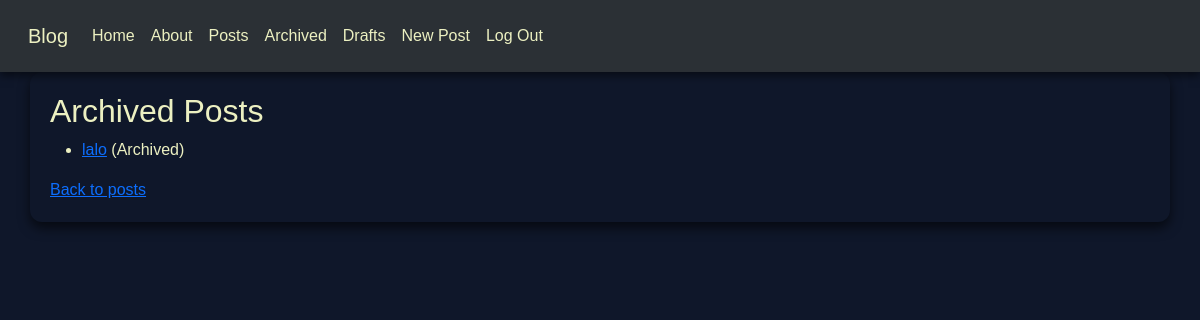
/posts/archived/ (signed in), run on an earlier commit of the app's database.
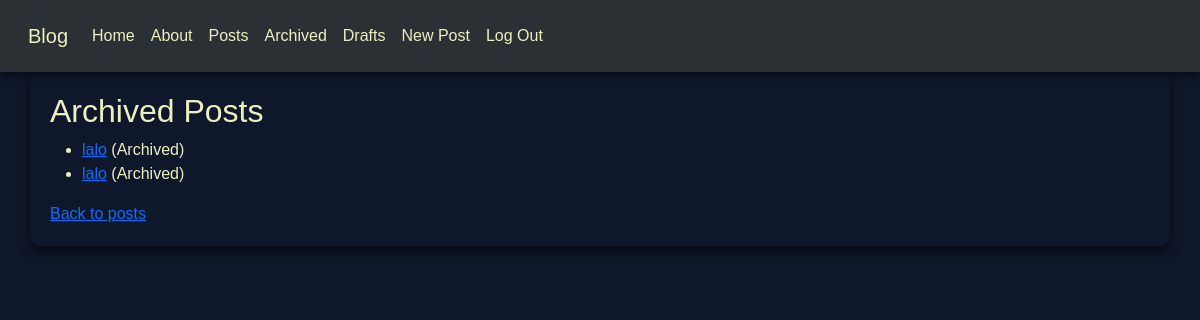
And on a later commit of the database.
### posts/models.py (models this page shows, shortened)
class Status(models.Model):
    name = models.CharField(max_length=128)
    description = models.CharField(max_length=256)

class Post(models.Model):
    title = models.CharField(max_length=128)
    subtitle = models.CharField(max_length=256)
    body = models.TextField()
    author = models.ForeignKey(
        get_user_model(),
        on_delete=models.CASCADE
    )
    status = models.ForeignKey(
        Status,
        on_delete=models.CASCADE
    )
    created_on = models.DateTimeField(auto_now_add=True)

### posts/views.py (the view)
# urls.py: path("archived/", views.ArchivedPostListView.as_view(), name="archived"),
class ArchivedPostListView(LoginRequiredMixin, ListView):
    template_name = "posts/archived_list.html"
    model = Post
    def get_context_data(self, **kwargs):
        context = super().get_context_data(**kwargs)
        archived = Status.objects.get(name="archived")
        context["title"] = "Archived"
        context["post_list"] = (
            Post.objects
            .filter(status=archived)
            .filter(author=self.request.user)
            .order_by("-created_on")
        )
        return context

### templates/posts/archived_list.html
{% extends "base.html" %}
{% block content %}
<h2>{{ title }}  Posts</h2>
<ul>
  {% for post in post_list %}
  <li>
    <a href="{% url 'detail' post.id %}">{{ post.title }}</a>
    (Archived)
  </li>
  {% empty %}
  <li>No archived posts available.</li>
  {% endfor %}
</ul>
<a href="{% url 'list' %}">Back to posts</a>
{% endblock %}

### templates/base.html (shortened to what this page needs)
{% load static %}
<!DOCTYPE html>
<html lang="en">
<head>
    <link
        href="https://cdn.jsdelivr.net/npm/bootstrap@5.3.3/dist/css/bootstrap.min.css"
        rel="stylesheet"
>
    <link href="{% static 'css/base.css' %}" rel="stylesheet">
</head>
<body>
    <nav class="navbar navbar-expand-lg bg-body-tertiary" data-bs-theme="dark">
        <div class="container-fluid">
            <a class="navbar-brand" href="{% url 'home' %}">Blog</a>
            <div class="collapse navbar-collapse" id="navbarNavAltMarkup">
            <div class="navbar-nav">
                <a class="nav-link" href="{% url 'home' %}">Home</a>
                <a class="nav-link" href="{% url 'about' %}">About</a>
                <a class="nav-link" href="{% url 'list' %}">Posts</a>
                <a class="nav-link" href="{% url 'archived' %}">Archived</a>
                <a class="nav-link" href="{% url 'drafts' %}">Drafts</a>
                {% if user.is_authenticated %}
                <a class="nav-link" href="{% url 'new' %}">New Post</a>
                <form method="POST" action="{% url 'logout' %}">
                    <input type="submit" class="nav-link" value="Log Out">
                </form>
                {% else %}
                <a class="nav-link" href="{% url 'signup' %}">Sign Up</a>
                <a class="nav-link" href="{% url 'login' %}">Log In</a>
                {% endif %}
            </div>
            </div>
        </div>
    </nav>
    <div class="container">
        {% block content %}{% endblock content %}
    </div>
</body>
</html>

### static/css/base.css (style rules this page uses)
:root { --spaceduck-background: #0f172a; --spaceduck-foreground: #ecf0c1; --spaceduck-cyan: #5fb3b3; --spaceduck-green: #a7c080; --spaceduck-yellow: #dbc074; --spaceduck-orange: #e39b7b; --spaceduck-pink: #d699b6; --spaceduck-purple: #1e293b; --spaceduck-red: #e68183; }
body { background-color: var(--spaceduck-background); color: var(--spaceduck-foreground); font-family: "DM Sans", sans-serif; font-weight: 400; margin: 0; padding: 0; }
.navbar { background-color: var(--spaceduck-purple); padding: 1rem; box-shadow: 0 4px 8px rgba(0, 0, 0, 0.5); }
.navbar-brand, .nav-link { color: var(--spaceduck-foreground) !important; }
.container { background-color: var(--spaceduck-background); padding: 20px; border-radius: 12px; box-shadow: 0 6px 12px rgba(0, 0, 0, 0.6); }

What changed in the data, as far as the page shows it:
added Post: title "lalo"
